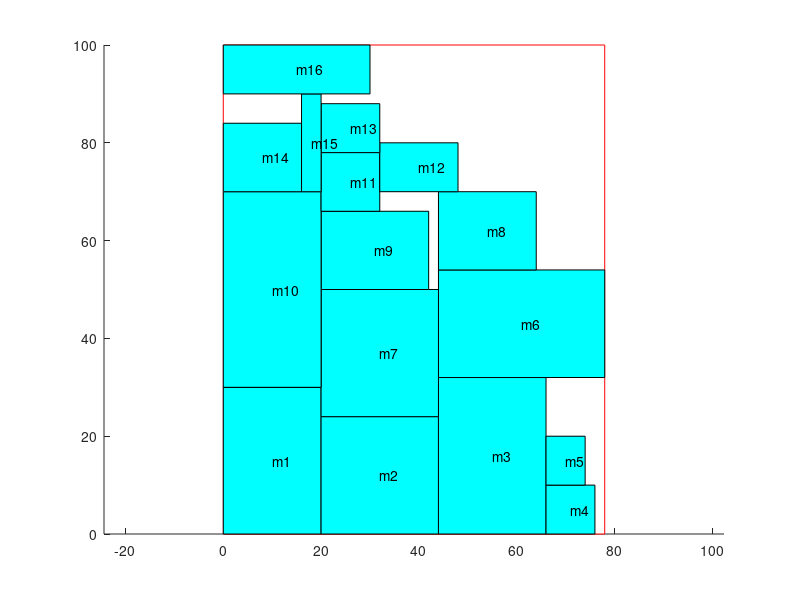
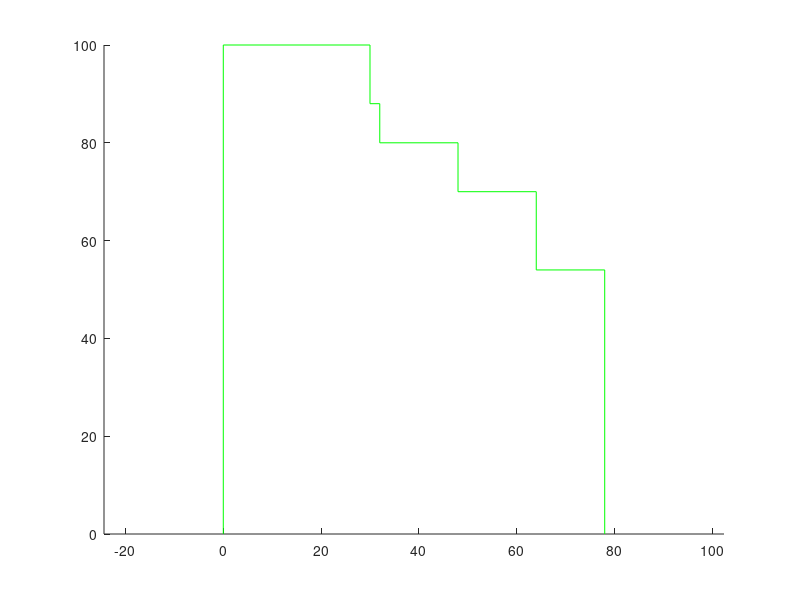

Here is the MATLAB script that generated these plots, in order:
figure(1)
axis equal;
hold on
grid on
% area range
block_x=[ 0 0 78 78 0];
block_y=[ 0 100 100 0 0];
fill(block_x,block_y,'w','Edgecolor','r');
% block location
block_x=[ 0 0 20 20 0 ];
block_y=[ 0 30 30 0 0 ];
fill(block_x,block_y,'c');
text(10,15,'m1');
block_x=[ 20 20 44 44 20 ];
block_y=[ 0 24 24 0 0 ];
fill(block_x,block_y,'c');
text(32,12,'m2');
block_x=[ 44 44 66 66 44 ];
block_y=[ 0 32 32 0 0 ];
fill(block_x,block_y,'c');
text(55,16,'m3');
block_x=[ 66 66 76 76 66 ];
block_y=[ 0 10 10 0 0 ];
fill(block_x,block_y,'c');
text(71,5,'m4');
block_x=[ 66 66 74 74 66 ];
block_y=[ 10 20 20 10 10 ];
fill(block_x,block_y,'c');
text(70,15,'m5');
block_x=[ 44 44 78 78 44 ];
block_y=[ 32 54 54 32 32 ];
fill(block_x,block_y,'c');
text(61,43,'m6');
block_x=[ 20 20 44 44 20 ];
block_y=[ 24 50 50 24 24 ];
fill(block_x,block_y,'c');
text(32,37,'m7');
block_x=[ 44 44 64 64 44 ];
block_y=[ 54 70 70 54 54 ];
fill(block_x,block_y,'c');
text(54,62,'m8');
block_x=[ 20 20 42 42 20 ];
block_y=[ 50 66 66 50 50 ];
fill(block_x,block_y,'c');
text(31,58,'m9');
block_x=[ 0 0 20 20 0 ];
block_y=[ 30 70 70 30 30 ];
fill(block_x,block_y,'c');
text(10,50,'m10');
block_x=[ 20 20 32 32 20 ];
block_y=[ 66 78 78 66 66 ];
fill(block_x,block_y,'c');
text(26,72,'m11');
block_x=[ 32 32 48 48 32 ];
block_y=[ 70 80 80 70 70 ];
fill(block_x,block_y,'c');
text(40,75,'m12');
block_x=[ 20 20 32 32 20 ];
block_y=[ 78 88 88 78 78 ];
fill(block_x,block_y,'c');
text(26,83,'m13');
block_x=[ 0 0 16 16 0 ];
block_y=[ 70 84 84 70 70 ];
fill(block_x,block_y,'c');
text(8,77,'m14');
block_x=[ 16 16 20 20 16 ];
block_y=[ 70 90 90 70 70 ];
fill(block_x,block_y,'c');
text(18,80,'m15');
block_x=[ 0 0 30 30 0 ];
block_y=[ 90 100 100 90 90 ];
fill(block_x,block_y,'c');
text(15,95,'m16');
grid
figure(2)
axis equal;
hold on
grid on
% area range
line([0 0],[0 100],'color','g')
line([0 30],[100 100],'color','g')
line([30 30],[100 88],'color','g')
line([30 32],[88 88],'color','g')
line([32 32],[88 80],'color','g')
line([32 48],[80 80],'color','g')
line([48 48],[80 70],'color','g')
line([48 64],[70 70],'color','g')
line([64 64],[70 54],'color','g')
line([64 78],[54 54],'color','g')
line([78 78],[54 0],'color','g')
grid
